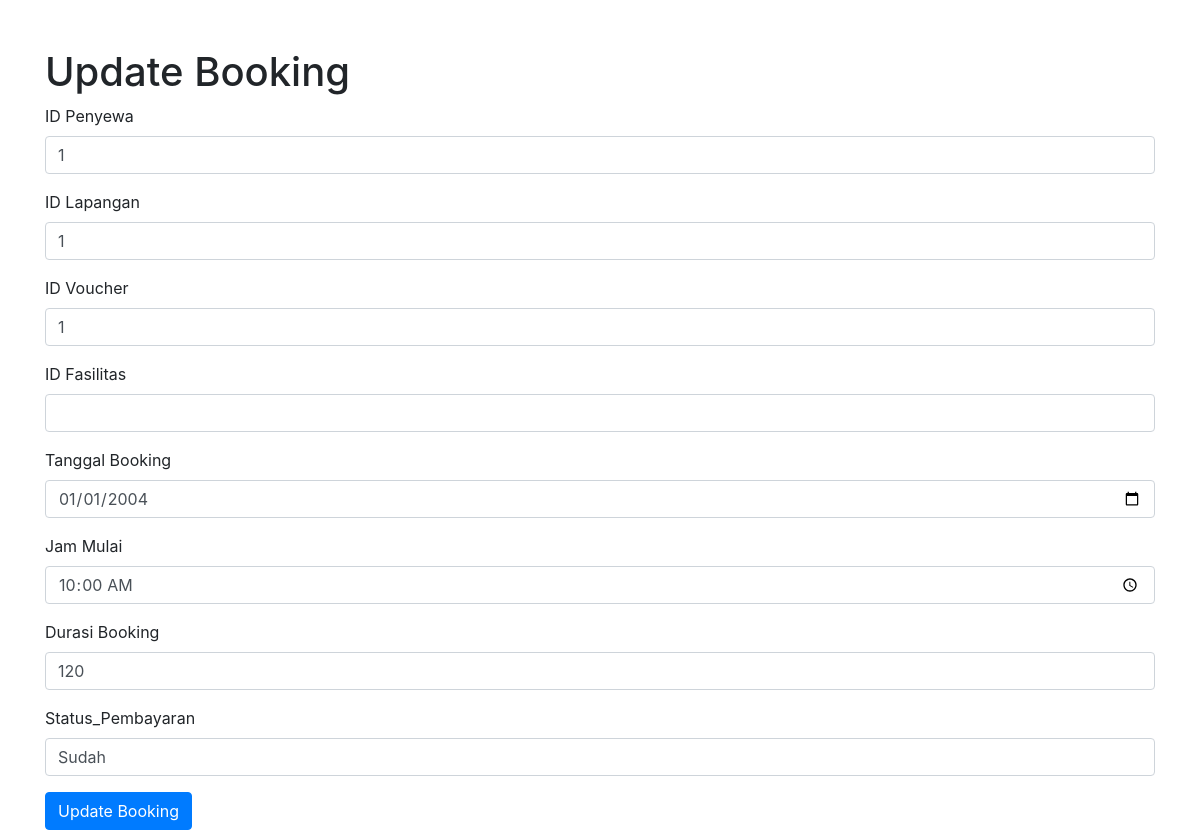
The page /evolve/Admin/updateBooking.php?id_booking=1 on the database its author committed.
### tables this page shows
CREATE TABLE `booking` (
  `id_booking` int(11) NOT NULL,
  `tanggal_booking` date DEFAULT NULL,
  `jam_booking` time DEFAULT NULL,
  `id_penyewa` int(11) DEFAULT NULL,
  `id_lapangan` int(11) DEFAULT NULL,
  `id_voucher` int(11) DEFAULT NULL,
  `id_fasilitas` int(10) DEFAULT NULL,
  `tanggal_main` date DEFAULT NULL,
  `jam_mulai` time DEFAULT NULL,
  `lama` int(11) DEFAULT NULL,
  `status_pembayaran` varchar(255) DEFAULT 'Belum'
);

### evolve/Admin/updateBooking.php (the view, shortened to what this page needs)
<?php
include('../function.php');
if (isset($_GET['id_booking'])) {
    $id_booking = $_GET['id_booking'];
    $query = "SELECT * FROM booking WHERE id_booking = $id_booking";
    $result = mysqli_query($conn, $query);
    if ($result && mysqli_num_rows($result) > 0) {
        $booking = mysqli_fetch_assoc($result);
    }
}
?>
<!DOCTYPE html>
<html lang="en">
<head>
    <link href="https://stackpath.bootstrapcdn.com/bootstrap/4.5.2/css/bootstrap.min.css" rel="stylesheet">
</head>
<body>
    <div class="container mt-5">
        <h1>Update Booking</h1>
        <form action="updateBooking.php?id_booking=<?php echo $id_booking; ?>" method="post">
            <div class="form-group">
                <label for="id_penyewa">ID Penyewa</label>
                <input type="number" class="form-control" id="id_penyewa" name="id_penyewa" value="<?php echo $booking['id_penyewa']; ?>" required>
            </div>
            <div class="form-group">
                <label for="id_lapangan">ID Lapangan</label>
                <input type="number" class="form-control" id="id_lapangan" name="id_lapangan" value="<?php echo $booking['id_lapangan']; ?>" required>
            </div>
            <div class="form-group">
                <label for="id_voucher">ID Voucher</label>
                <input type="number" class="form-control" id="id_voucher" name="id_voucher" value="<?php echo $booking['id_voucher']; ?>" required>
            </div>
            <div class="form-group">
                <label for="id_fasilitas">ID Fasilitas</label>
                <input type="number" class="form-control" id="id_fasilitas" name="id_fasilitas" value="<?php echo $booking['id_fasilitas']; ?>" required>
            </div>
            <div class="form-group">
                <label for="tanggal_booking">Tanggal Booking</label>
                <input type="date" class="form-control" id="tanggal_booking" name="tanggal_booking" value="<?php echo $booking['tanggal_booking']; ?>" required>
            </div>
            <div class="form-group">
                <label for="jam_mulai">Jam Mulai</label>
                <input type="time" class="form-control" id="jam_mulai" name="jam_mulai" value="<?php echo $booking['jam_mulai']; ?>" required>
            </div>
            <div class="form-group">
                <label for="durasi_booking">Durasi Booking</label>
                <input type="number" class="form-control" id="durasi_booking" name="durasi_booking" value="<?php echo $booking['lama']; ?>" required>
            </div>
            <div class="form-group">
                <label for="status_pembayaran">Status_Pembayaran</label>
                <input type="text" class="form-control" id="status_pembayaran" name="status_pembayaran" value="<?php echo $booking['status_pembayaran']; ?>" required>
            </div>
            <button type="submit" class="btn btn-primary">Update Booking</button>
        </form>
    </div>
</body>
</html>

### rows shown on the page
booking: id_penyewa "1", id_lapangan "1", id_voucher "1", tanggal_booking "01/01/2004", jam_mulai "10:00:00", durasi_booking "120", status_pembayaran "Sudah"
